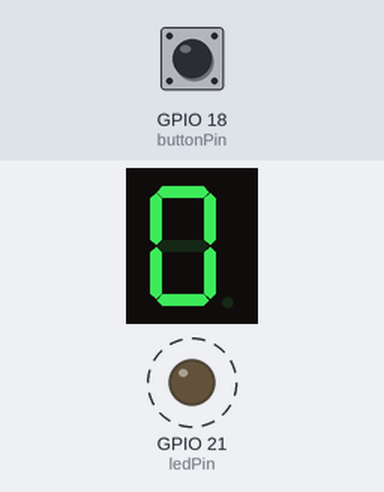
Recording of a sketch running on a simulated ESP32. Shown: 1-digit seven-segment display, output pins drawn as LEDs (lit = HIGH). Wiring (inferred from the names in the program): 1-digit 7-segment display, segments lit when HIGH: segments GPIO 27, GPIO 12, GPIO 2, GPIO 4, GPIO 5, GPIO 25, GPIO 32. Dashed ring = blinking. The test bench sets the inputs (shaded band); at power-on: GPIO 18 (buttonPin) HIGH. The segment pins are drawn as the display they are named for; pins used as bus, display or sensor lines are not drawn.

Above: at 0.4 s.
At 3.8 s:
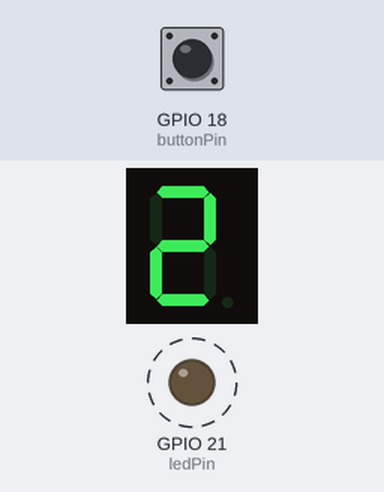
3.9 s: GPIO 18 (buttonPin) pulled LOW for 1.85 s
At 4.81 s:
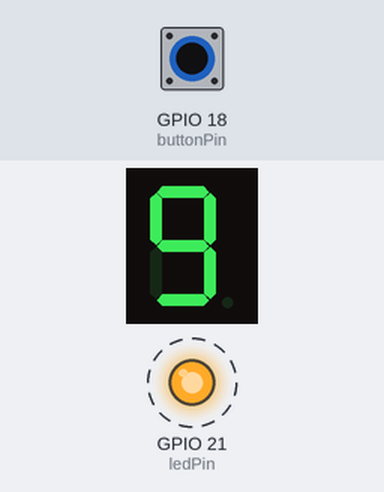
Timing chart, 0 to 13.2 s (numbered marks = the images above; inputs shaded):
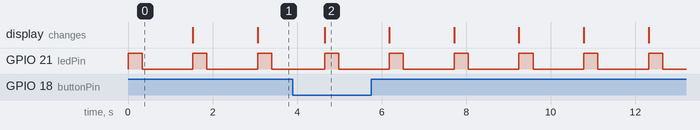

Measured:
- by itself, GPIO 21 (ledPin): alternates HIGH for 0.33 s and LOW for 1.2 s

The sketch:

7_segment_display.ino
```cpp
// int segPins[7] = {27,12,2,4,5,25,32}; //{a:d2>d27, b:d3>d13, c:d4>d2, d:d5>d4, e:d6>d5, f:d7>d25, g:d8>d32}

// byte digits[10][7] = {
//   {1,1,1,1,1,1,0}, //0
//   {0,1,1,0,0,0,0}, //1
//   {1,1,0,1,1,0,1}, //2
//   {1,1,1,1,0,0,1}, //3
//   {0,1,1,0,0,1,1}, //4
//   {1,0,1,1,0,1,1}, //5
//   {1,0,1,1,1,1,1}, //6
//   {1,1,1,0,0,0,0}, //7
//   {1,1,1,1,1,1,1}, //8
//   {1,1,1,1,0,1,1}  //9
// };

// void displayDigit(int num)
// {
//   for(int i=0; i<7; i++)
//   {
//     digitalWrite(segPins[i], digits[num][i]);
//   }
// }

// void setup()
// {
//   for(int i=0; i<7; i++)
//   {
//     pinMode(segPins[i], OUTPUT);
//   }
// pinMode(21, OUTPUT);
// }

// void loop()
// {
//   for(int count=0; count<=9; count++)
//   {
//     displayDigit(count);
//     delay(333);
//   digitalWrite(21, HIGH);
//   delay(333);
//   digitalWrite(21, LOW);
//   delay(1200);
//   }

int segPins[7] = {27,12,2,4,5,25,32};
byte digits[10][7] = {
  {1,1,1,1,1,1,0}, //0
  {0,1,1,0,0,0,0}, //1
  {1,1,0,1,1,0,1}, //2
  {1,1,1,1,0,0,1}, //3
  {0,1,1,0,0,1,1}, //4
  {1,0,1,1,0,1,1}, //5
  {1,0,1,1,1,1,1}, //6
  {1,1,1,0,0,0,0}, //7
  {1,1,1,1,1,1,1}, //8
  {1,1,1,1,0,1,1}  //9
};
const int ledPin = 21;
const int buttonPin = 18;
bool countUp = true;
bool lastButtonState = HIGH;
void displayDigit(int num)
{
  for(int i = 0; i < 7; i++)
  {
    digitalWrite(segPins[i], digits[num][i]);
  }
}
void checkButton()
{
  bool currentState = digitalRead(buttonPin);
  // Detect button press
  if(lastButtonState == HIGH && currentState == LOW)
  {
    countUp = !countUp;   // Toggle direction
    delay(50);            // Debounce
  }
  lastButtonState = currentState;
}
void setup()
{
  for(int i = 0; i < 7; i++)
  {
    pinMode(segPins[i], OUTPUT);
  }
  pinMode(ledPin, OUTPUT);
  pinMode(buttonPin, INPUT_PULLUP);
}
void loop()
{
  if(countUp)
  {
    for(int count = 0; count <= 9; count++)
    {
      checkButton();
      if(!countUp) break;
      displayDigit(count);
      digitalWrite(ledPin, HIGH);
      delay(333);
      digitalWrite(ledPin, LOW);
      delay(1200);
    }
  }
  else
  {
    for(int count = 9; count >= 0; count--)
    {
      checkButton();
      if(countUp) break;
      displayDigit(count);
      digitalWrite(ledPin, HIGH);
      delay(333);
      digitalWrite(ledPin, LOW);
      delay(1200);
    }
  }
}
```
